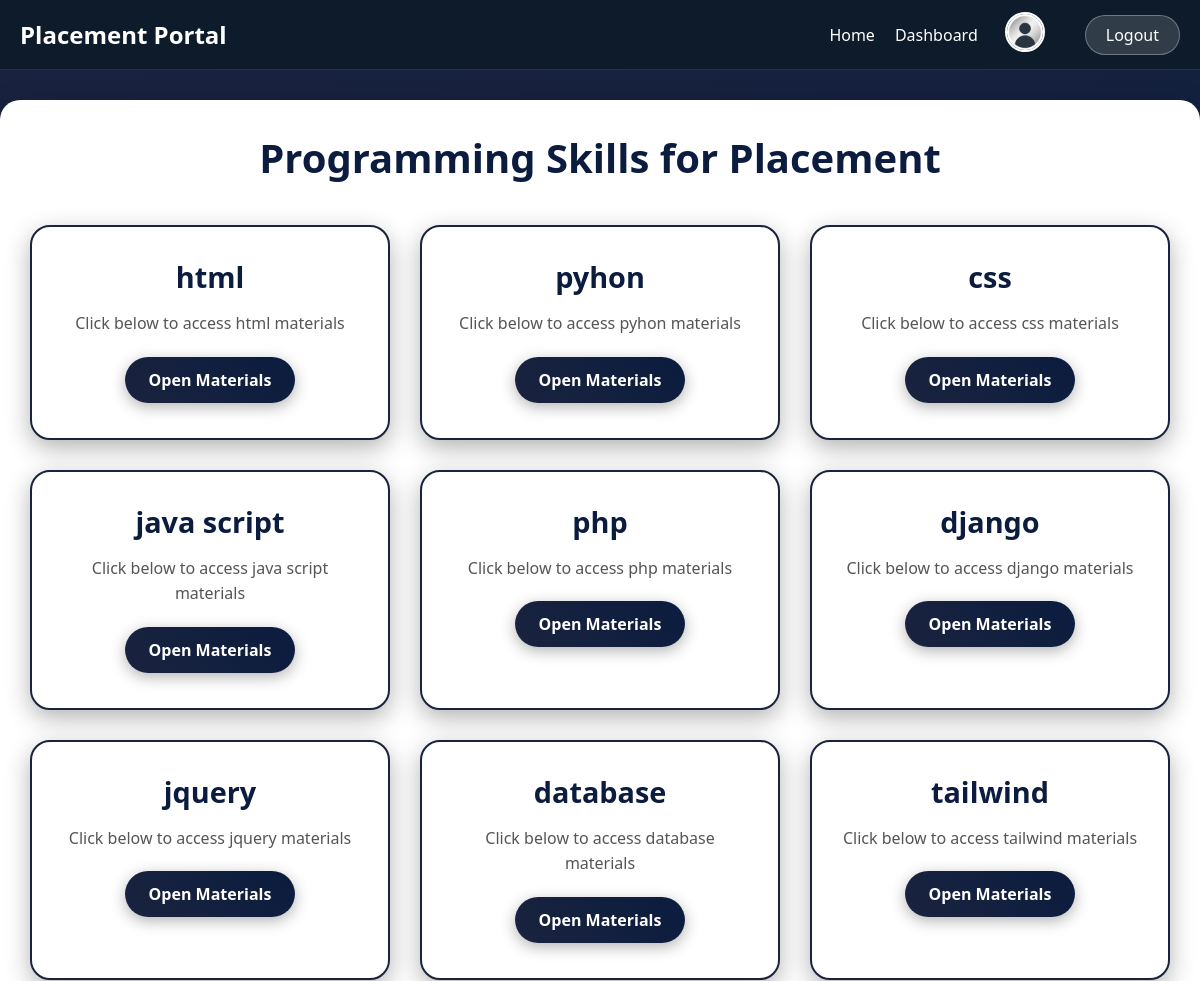
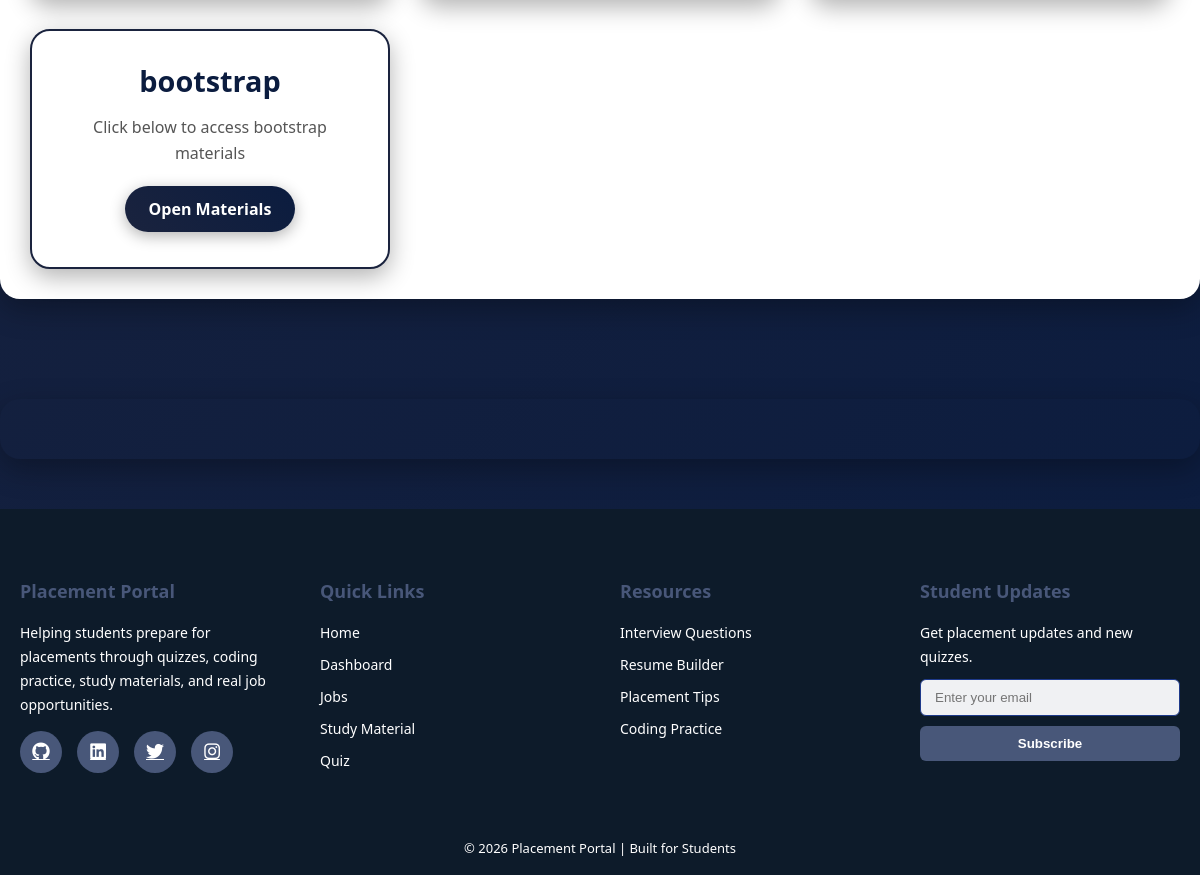
The page /study-materials/ (signed in) on the database its author committed (2 pictures, top to bottom).
### portal/models.py (models this page shows, shortened)
class MaterialCategory(models.Model):
    name = models.CharField(max_length=100)

### portal/views.py (the view)
# urls.py: path('study-materials/', views.material_categories, name='study_materials'),
def material_categories(request):
    categories = MaterialCategory.objects.all()
    return render(request, 'study_materials.html', {
        'categories': categories
    })

### portal/context_processors.py (called while the page is built)
def user_profile(request):
    if request.user.is_authenticated:
        profile = StudentProfile.objects.filter(user=request.user).first()
        return {'profile': profile}
    return {}

### portal/templates/study_materials.html (shortened to what this page needs)
{% extends 'base.html' %}
{% load static %}
{% block extra_css %}
<link rel="stylesheet" href="{% static 'css/study_materials.css' %}">
{% endblock %}
{% block content %}
<section class="skills-info">
    <h2>Programming Skills for Placement</h2>
    <div class="skills-grid">
        {% for cat in categories %}
        <div class="skill-card">
            <h3> {{ cat.name }}</h3>
            <p class="desc">
                Click below to access {{ cat.name }} materials
            </p>
            <a href="{% url 'material_list' cat.id %}" class="btn">
                Open Materials
            </a>
        </div>
        {% empty %}
            <p>No categories available.</p>
        {% endfor %}
    </div>
</section>
<section class="materials-container">
</section>
{% endblock %}

### portal/static/css/base.css (style rules this page uses)
* { margin: 0; padding: 0; box-sizing: border-box; }
body { font-family: 'Poppins', sans-serif; background: linear-gradient(135deg, #2563EB, #1E3A8A); min-height: 100vh; color: #FFFFFF; overflow-x: hidden; }

### portal/static/css/study_materials.css (style rules this page uses)
:root { --primary-dark: #0b1c3f; --primary-light: #1a233e; --accent: #4a90e2; --text-light: #fff; --text-muted: #ddd; --text-secondary: #ccc; --bg-card: rgba(255, 255, 255, 0.1); --bg-container: rgba(26, 35, 62, 0.8); --shadow-dark: rgba(0, 0, 0, 0.3); --shadow-hover: rgba(0, 0, 0, 0.4); }
body { font-family: 'Segoe UI', Tahoma, Geneva, Verdana, sans-serif; background: linear-gradient(135deg, var(--primary-light), var(--primary-dark)); margin: 0; padding: 0; color: var(--text-light); overflow-x: hidden; }
.materials-container { max-width: 1200px; margin: 50px auto; padding: 30px; border-radius: 20px; box-shadow: 0 10px 30px var(--shadow-dark); }
.btn { display: inline-block; padding: 12px 24px; background: linear-gradient(45deg, var(--primary-light), var(--primary-dark)); color: var(--text-light); border-radius: 30px; text-decoration: none; font-weight: 600; font-size: 1em; transition: all 0.3s ease; box-shadow: 0 4px 15px var(--shadow-dark); position: relative; overflow: hidden; }
.btn::before { content: ''; position: absolute; top: 0; left: -100%; width: 100%; height: 100%; background: linear-gradient(90deg, transparent, rgba(255,255,255,0.2), transparent); transition: left 0.5s; }
.skills-info { max-width: 1200px; margin: 100px auto; padding: 30px; background: #fff; border-radius: 20px; box-shadow: 0 10px 30px var(--shadow-dark); text-align: center; color: #333; }
.skills-info h2 { color: var(--primary-dark); font-size: 2.5em; margin-bottom: 40px; font-weight: 700; }
.skills-grid { display: grid; grid-template-columns: repeat(auto-fit, minmax(350px, 1fr)); gap: 30px; }
.skill-card { background: #fff; border: 2px solid var(--primary-light); border-radius: 20px; padding: 30px; box-shadow: 0 8px 25px var(--shadow-dark); transition: all 0.4s cubic-bezier(0.25, 0.46, 0.45, 0.94); text-align: center; color: #333; }
.skill-card h3 { color: var(--primary-dark); font-size: 1.8em; margin-bottom: 15px; font-weight: 600; }
.skill-card .desc { color: #555; margin-bottom: 20px; line-height: 1.6; }

### rows shown on the page
MaterialCategory: name "html"
MaterialCategory: name "pyhon"
MaterialCategory: name "css"
MaterialCategory: name "java script"
MaterialCategory: name "php"
MaterialCategory: name "django"
MaterialCategory: name "jquery"
MaterialCategory: name "database"
MaterialCategory: name "tailwind"
MaterialCategory: name "bootstrap"
